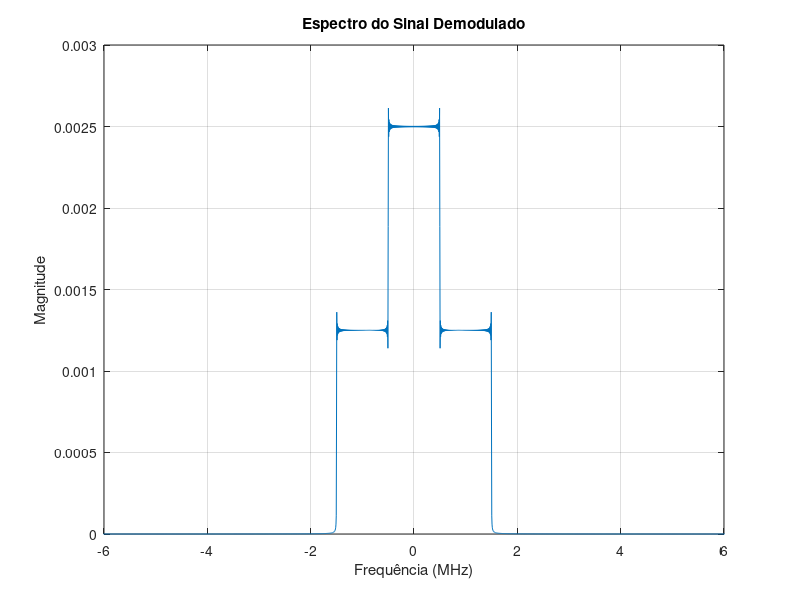

Source code (MATLAB):
% Definindo parâmetros
fc = 0.5e6; 
fsamp = 50e6; 
t_end = 200e-6; 

% Definindo o intervalo de tempo
t = linspace(0, t_end, round(t_end * fsamp)); 
x = (t * 1e6) - 100; 

% Calculando o sinal de mensagem
mt = sinc(x);

% Calculando a portadora
ct = cos(2 * pi * fc * t); 

% Modulação do sinal de mensagem
st = mt .* ct;

% Demodulação do sinal modulado
rt = st .* ct; 

% Calculando a FFT do sinal demodulado sem filtragem
N = length(rt);
Rt_fft = fftshift(fft(rt));

% Definindo o vetor de frequência
f = (-N/2:N/2-1)*(fsamp/N);

% Plotando o espectro do sinal demodulado 
figure;
plot(f / 1e6, abs(Rt_fft)/N);
xlim([-6 6]);
title('Espectro do Sinal Demodulado');
xlabel('Frequência (MHz)');
ylabel('Magnitude');
grid on;
